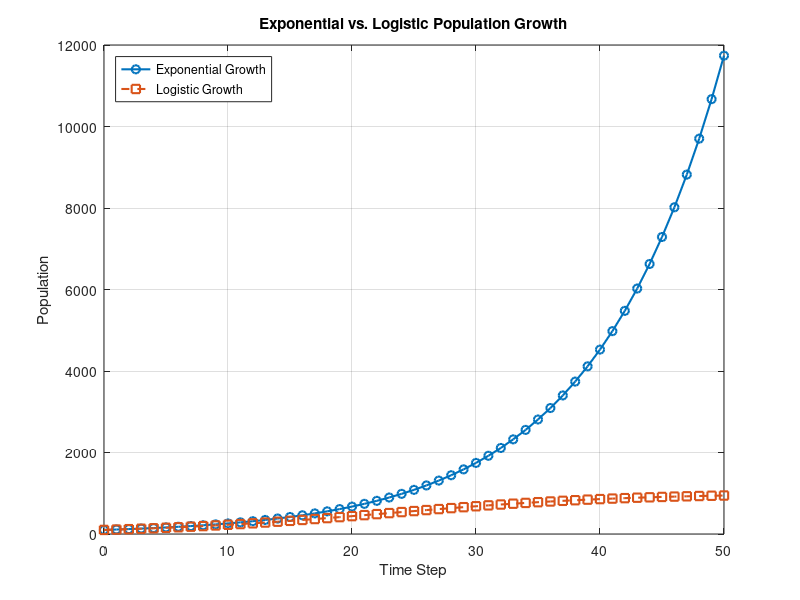

Reproduce this figure in MATLAB.
% population_growth_models.m
% Simulate Exponential and Logistic Population Growth

% Parameters
initial_pop = 100;    % Starting population
r           = 0.1;    % Growth rate (10% per time step)
T           = 50;     % Number of time steps
K           = 1000;   % Carrying capacity for logistic model

% Preallocate vectors
pop_exp = zeros(1, T+1);
pop_log = zeros(1, T+1);
pop_exp(1) = initial_pop;
pop_log(1) = initial_pop;

% 1) Exponential Growth: P(t+1) = P(t) * (1 + r)
for t = 1:T
    pop_exp(t+1) = pop_exp(t) * (1 + r);
end

% 2) Logistic Growth: P(t+1) = P(t) + r*P(t)*(1 - P(t)/K)
t = 1;
while t <= T
    P = pop_log(t);
    pop_log(t+1) = P + r * P * (1 - P / K);
    t = t + 1;
end

% Time vector
time = 0:T;

% Plot both models
figure;
plot(time, pop_exp, 'o-', 'LineWidth', 1.5);
hold on;
plot(time, pop_log, 's--', 'LineWidth', 1.5);
xlabel('Time Step');
ylabel('Population');
title('Exponential vs. Logistic Population Growth');
legend('Exponential Growth','Logistic Growth','Location','NorthWest');
grid on;
hold off;
